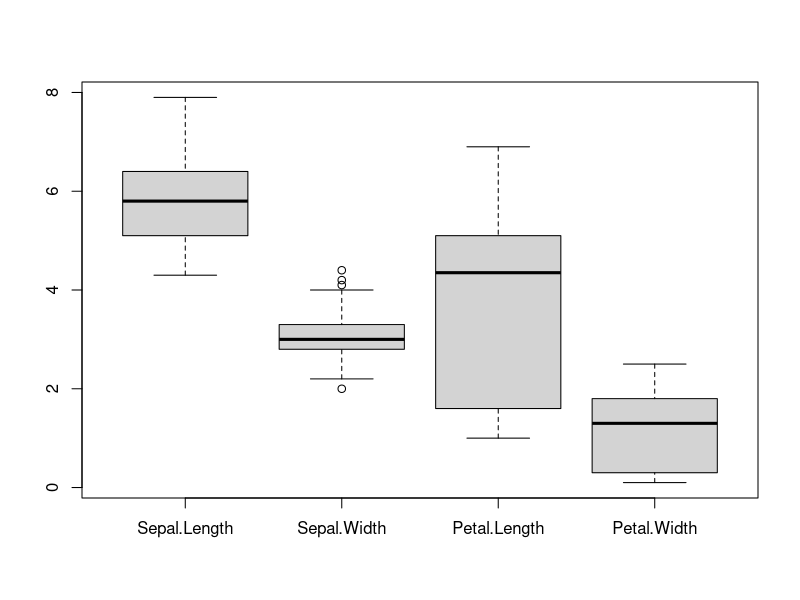
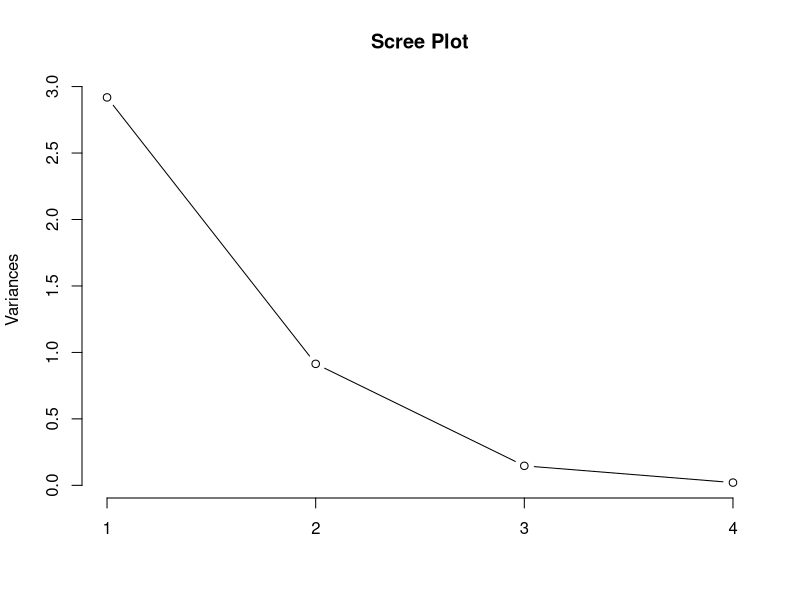
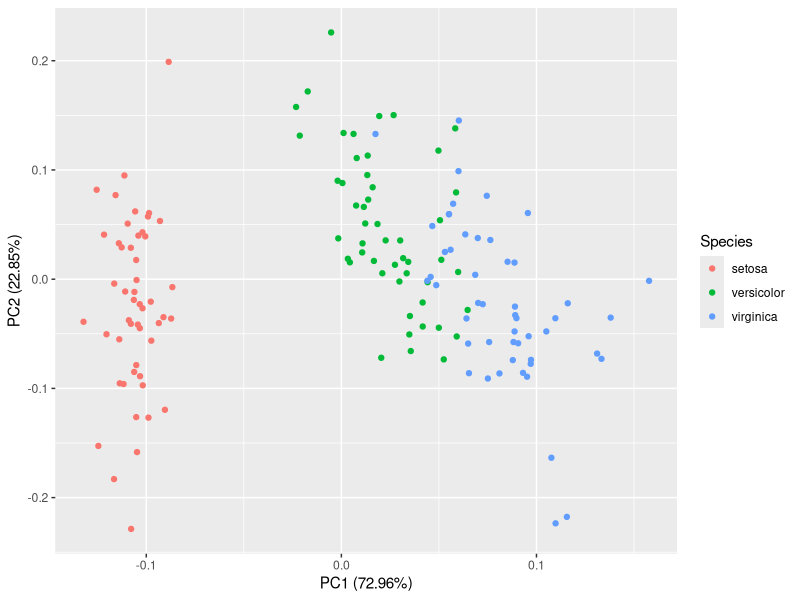

Source code (R) for these figures, in order:
head(iris)
colSums(is.na(iris))
summary(iris)
boxplot(iris[, 1:4])
iris_pca <- prcomp(iris[1:4], center = T, scale. = T)
summary(iris_pca)
plot(iris_pca, type = 'l', main = "Scree Plot")

head(iris_pca$x[, 1:2], 10)

install.packages("ggfortify")
library(ggfortify)
autoplot(iris_pca, data = iris, colour = 'Species')
